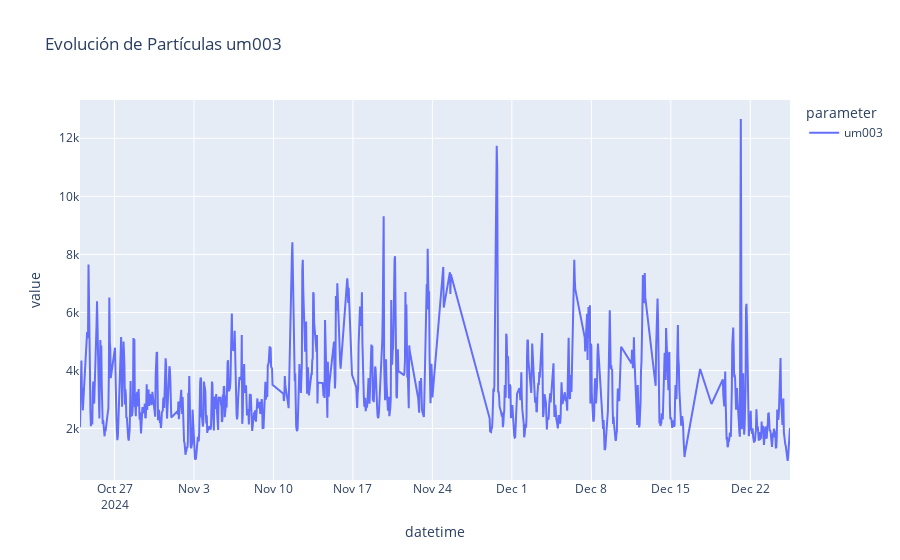

The notebook cell this image was saved under:
### Code cell
print("\n--- Gráfico de Partículas um003 ---")
fig_um003 = px.line(df_pivot[['um003']], title='Evolución de Partículas um003')
fig_um003.show()

### Figure 1 — Plotly figure (JSON) as saved in the notebook; plotly's stock layout.template omitted (floating-point values rounded to 4 significant figures; data arrays with more than 128 entries replaced by an {"elided": "..."} marker saying what was removed)
{"data": [{"hovertemplate": "parameter=um003<br>datetime=%{x}<br>value=%{y}<extra></extra>", "legendgroup": "um003", "line": {"color": "#636efa", "dash": "solid"}, "marker": {"symbol": "circle"}, "mode": "lines", "name": "um003", "orientation": "v", "showlegend": true, "type": "scatter", "x": {"elided": "1000 str values"}, "xaxis": "x", "y": {"elided": "1000 float values"}, "yaxis": "y"}], "layout": {"legend": {"title": {"text": "parameter"}, "tracegroupgap": 0}, "title": {"text": "Evolución de Partículas um003"}, "xaxis": {"anchor": "y", "domain": [0, 1], "title": {"text": "datetime"}}, "yaxis": {"anchor": "x", "domain": [0, 1], "title": {"text": "value"}}}}
